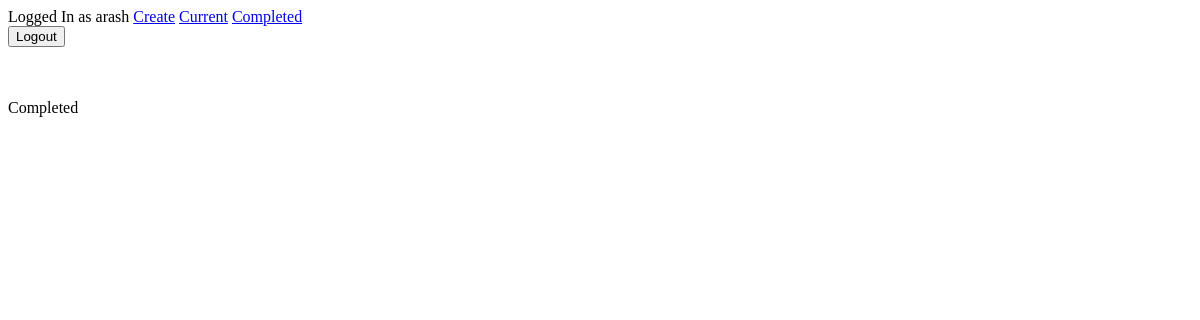
The app's page /completed/ (signed in), older data.
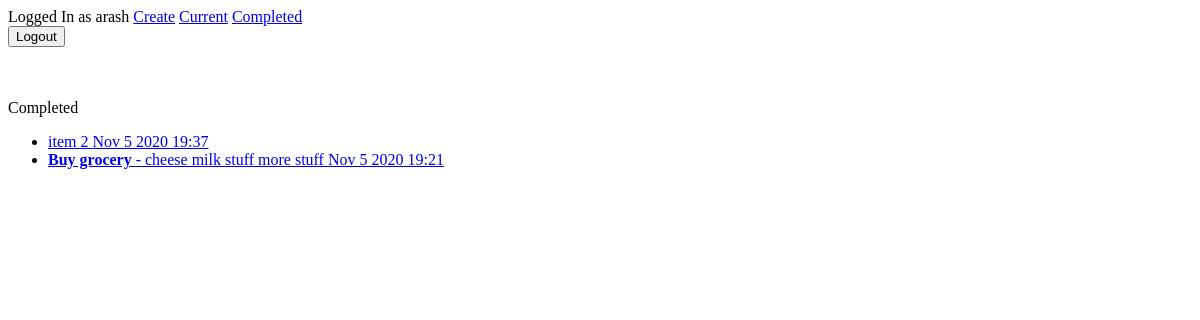
The same page, newer data.
### todo/models.py (models this page shows, shortened)
class Todo(models.Model):
  title = models.CharField(max_length=100)
  memo = models.TextField(blank=True)
  created = models.DateTimeField(auto_now_add=True)
  datecompleted = models.DateTimeField(null=True, blank=True)
  important = models.BooleanField(default=False)
  user = models.ForeignKey(User, on_delete=models.CASCADE)

### todo/views.py (the view)
# urls.py: path('completed/', views.completedtodos, name='completedtodos'),
@login_required
def completedtodos(request):
  todos = Todo.objects.filter(user = request.user, datecompleted__isnull=False).order_by('-datecompleted')
  return render(request, 'todo/completedtodos.html', {'todos': todos})

### todo/templates/todo/completedtodos.html
{% extends 'todo/base.html' %}
{% block content %}
Completed
<ul>
  {% for todo in todos %}
    <li>
      <a href="{% url 'viewtodo' todo.id %}">
        {% if todo.important %}<b>{% endif %}
          {{ todo.title }}
        {% if todo.important %}</b>{% endif %}
        {% if todo.memo %} - {{ todo.memo }}{% endif%}
        {{ todo.datecompleted|date:'M j Y H:i' }}
      </a>
    </li>
  {% endfor %}
</ul>
{% endblock %}

### todo/templates/todo/base.html (shortened to what this page needs)
{% if user.is_authenticated %}
Logged In as {{ user.username }}
<a href="{% url 'createtodo' %}">Create</a>
<a href="{% url 'currenttodos' %}">Current</a>
<a href="{% url 'completedtodos' %}">Completed</a>
<form action="{% url 'logoutuser' %}" method="POST">
  <button type="submit">Logout</button>
</form>
{% else %}
<a href="{% url 'signupuser' %}">Sign Up</a>
<a href="{% url 'loginuser' %}">Login</a>
{% endif %}
{% block content %}{% endblock %}

Row changes from the older to the newer data that the page shows:
added Todo: title "item 2", datecompleted "Nov 5 2020 19:37"
now on this page (row edited): Todo: title "Buy grocery", memo "cheese milk stuff more stuff", datecompleted "Nov 5 2020 19:21"
